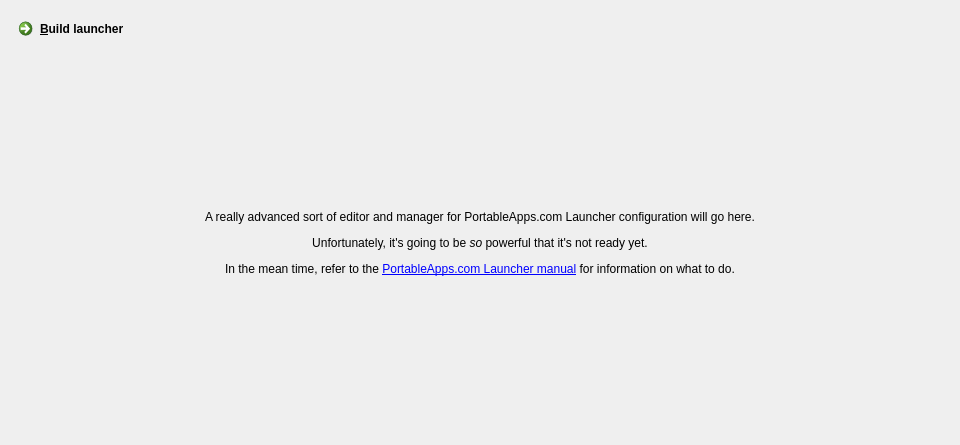
<?xml version="1.0" encoding="UTF-8"?>
<ui version="4.0">
 <class>PageLauncher</class>
 <widget class="QWidget" name="PageLauncher">
  <property name="geometry">
   <rect>
    <x>0</x>
    <y>0</y>
    <width>960</width>
    <height>445</height>
   </rect>
  </property>
  <layout class="QVBoxLayout" name="verticalLayout" stretch="0,1">
   <item>
    <widget class="QCommandLinkButton" name="build_launcher">
     <property name="text">
      <string>&amp;Build launcher</string>
     </property>
    </widget>
   </item>
   <item>
    <widget class="QLabel" name="label_6">
     <property name="text">
      <string>&lt;p&gt;A really advanced sort of editor and manager for PortableApps.com Launcher configuration will go here.&lt;/p&gt;&lt;p&gt;Unfortunately, it's going to be &lt;em&gt;so&lt;/em&gt; powerful that it's not ready yet.&lt;/p&gt;&lt;p&gt;In the mean time, refer to the &lt;a href=&quot;http://portableapps.com/manuals/PortableApps.comLauncher/&quot;&gt;PortableApps.com Launcher manual&lt;/a&gt; for information on what to do.&lt;/p&gt;</string>
     </property>
     <property name="textFormat">
      <enum>Qt::AutoText</enum>
     </property>
     <property name="alignment">
      <set>Qt::AlignCenter</set>
     </property>
     <property name="openExternalLinks">
      <bool>true</bool>
     </property>
     <property name="textInteractionFlags">
      <set>Qt::LinksAccessibleByKeyboard|Qt::LinksAccessibleByMouse</set>
     </property>
    </widget>
   </item>
  </layout>
 </widget>
 <resources/>
 <connections/>
</ui>
